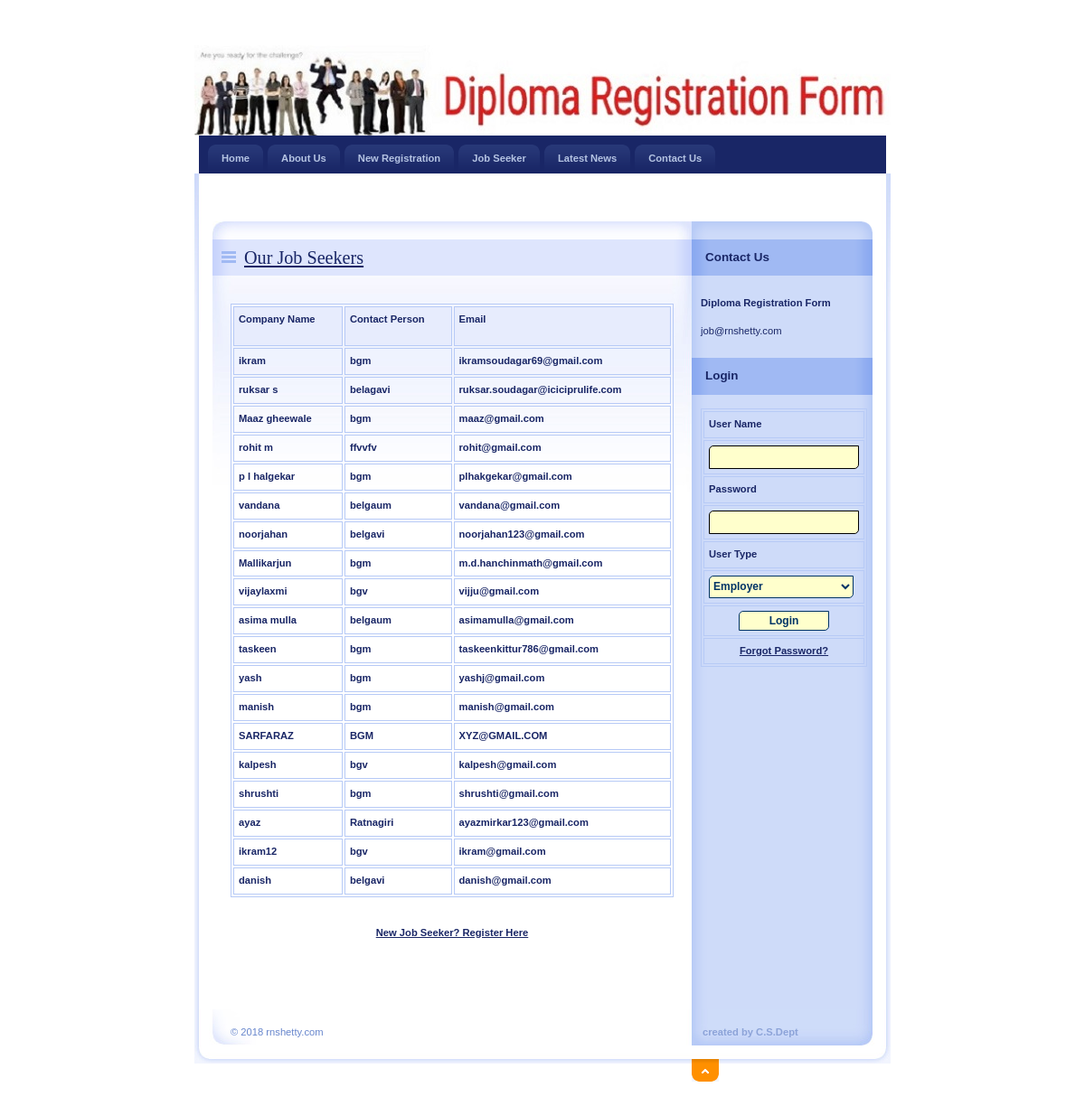
Screenshot of /JobSeeker.php with the database file from the repository.
### tables this page shows
CREATE TABLE IF NOT EXISTS `jobseeker_reg` (
  `JobSeekId` int(11) NOT NULL AUTO_INCREMENT,
  `JobSeekerName` varchar(20) NOT NULL,
  `Address` varchar(100) NOT NULL,
  `City` varchar(20) NOT NULL,
  `Email` varchar(40) NOT NULL,
  `Mobile` bigint(20) NOT NULL,
  `Qualification` varchar(20) NOT NULL,
  `Gender` varchar(10) NOT NULL,
  `BirthDate` date NOT NULL,
  `Resume` varchar(200) NOT NULL,
  `Status` varchar(10) NOT NULL,
  `UserName` varchar(20) NOT NULL,
  `Password` varchar(20) NOT NULL,
  `Question` varchar(100) NOT NULL,
  `Answer` varchar(50) NOT NULL,
  PRIMARY KEY (`JobSeekId`),
  KEY `JobSeekId` (`JobSeekId`)
);

### JobSeeker.php (the view, shortened to what this page needs)
<!DOCTYPE html PUBLIC "-//W3C//DTD XHTML 1.0 Strict//EN" "http://www.w3.org/TR/xhtml1/DTD/xhtml1-strict.dtd">
<html xmlns="http://www.w3.org/1999/xhtml" xml:lang="cs" lang="cs">
<head>
    <link rel="stylesheet" media="screen,projection" type="text/css" href="./css/main.css" />
    <link rel="stylesheet" media="print" type="text/css" href="./css/print.css" />
    <link rel="stylesheet" media="aural" type="text/css" href="./css/aural.css" />
</head>
<body id="www-url-cz">
<div id="main" class="box">
<?php
include "Header.php"
?>
<?php
include "menu.php"
?>
    <div id="page" class="box">
    <div id="page-in" class="box">
        <div id="strip" class="box noprint">
            <p id="breadcrumbs">&nbsp;</p>
        </div>
        <div id="content">
            <div class="article">
                <h2><span><a href="#">Our Job Seekers</a></span></h2>
                <p>
                <table width="100%" border="1" cellpadding="1" cellspacing="2" bordercolor="#006699" >
<tr>
<th height="32" bgcolor="#006699" class="style3"><div align="left" class="style9 style5 style2"><strong>Company Name</strong></div></th>
<th bgcolor="#006699" class="style3"><div align="left" class="style9 style5 style2"><strong>Contact Person</strong></div></th>
<th bgcolor="#006699" class="style3"><div align="left" class="style9 style5 style2"><strong>Email</strong></div></th>
</tr>
<?php
$con = mysql_connect("localhost","root");
$sql = "select * from JobSeeker_Reg where Status='Confirm'";
$result = mysql_query($sql,$con);
while($row = mysql_fetch_array($result))
{
$Name=$row['JobSeekerName'];
$City=$row['City'];
$Email=$row['Email'];
?>
<tr>
<td class="style3"><div align="left" class="style9 style5"><strong><?php echo $Name;?></strong></div></td>
<td class="style3"><div align="left" class="style9 style5"><strong><?php echo $City;?></strong></div></td>
<td class="style3"><div align="left" class="style9 style5"><strong><?php echo $Email;?></strong></div></td>
</tr>
<?php
}
?>
</table>
                </p>
                <div align="center"><a href="JobSeekerReg.php"><strong>New Job Seeker? Register Here</strong></a>                  </div>
                <p class="btn-more box noprint">&nbsp;</p>
          </div>
        </div>
<?php
include "right.php"
?>
    </div>
    </div>
<?php
include "footer.php"
?>
</div>
</body>
</html>

### css/main.css (style rules this page uses)
* { min-height:1px; }
body { border:0; margin:0; padding:0; background:#F2F5GH url("../design/bg.gif") 0 0 repeat-x; font:70%/160% "verdana",sans-serif; color:#192666; _text-align:center; }
a { color:#192666; }
p { border:0; margin:15px 0; padding:0; line-height:30px; }
div { display:block; border:0; margin:0; padding:0; }
h1, h2, h3, h4, h5 { border:0; margin:15px 0 10px 0; padding:0; font-weight:bold; }
h2 { font-size:180%; line-height:100%; font-family:"georgia",serif; font-weight:normal; }
table { display:table; margin:15px 0; padding:0; border:1px solid #B7CAF6; font-size:100%; }
tr { display:table-row; }
th, td { display: table-cell; border:1px solid #B7CAF6; margin:0; padding:5px; vertical-align:top; text-align:left; }
th { background:#E7ECFD; text-align:center; color:#192666; font-weight:bold; }
a, img, span { border:0; margin:0; padding:0; }
strong, .strong { font-weight:bold; }
.box { min-height:1px; _height:1px; }
.box:after { content:"."; display:block; line-height:0px; font-size:0px; visibility:hidden; clear:both; }
#main { width:770px; margin:50px auto 0 auto; _text-align:left; }
#page { width:770px; min-height:1px; background:#FFF url("../design/bg_page.gif") 0 0 repeat-y; _height:1px; }
#page-in { min-height:1px; padding:10px 0; background:url("../design/bg_page_in.jpg") 0 0 no-repeat; _height:1px; }
#strip { position:relative; clear:both; padding:3px 20px 10px 20px; color:#6182D1; }
#strip p { margin:0; }
#strip #breadcrumbs { width:520px; margin:0; padding:0; }
#content { float:left; width:530px; _width:550px; margin:0; padding:0 0 0 20px; }
#content .article { clear:both; margin:0; padding:20px; background:url("../design/content_article_bg.jpg") 0 0 no-repeat; }
#content .article h2 { margin:0 -20px; padding:10px; background:#DEE5FD url("../design/content_title_bg.gif") 0 0 repeat-y; color:#192666; }
#content .article h2 span { background:url("../design/ico_list.gif") 0 50% no-repeat; padding-left:25px; }
#content .article p { text-align:justify; }
#content .btn-more { margin:0 0 15px 0; padding:0; border:0; position:relative; }

### css/print.css (style rules this page uses)
body { border:0; margin:0; padding:0; font-size:12pt }
a { color:#000; text-decoration:none; }
h1, h2, h3 { page-break-after:avoid; page-break-inside:avoid; }
table { border-collapse: collapse; border-width:1px; border-style:solid; }
th, td { display:table-cell; border-width:1px; border-style:solid; }
.noprint { display:none; }

### css/aural.css (style rules this page uses)
body { voice-family:paul,male; volume:loud; speech-rate:slow; richness:90; stress:20; }
h1, h2, h3, h4, h5 { cue-before:url("ping.au"); }
p, table { pause:50ms; }
strong { pitch:medium; pitch-range:60; stress:90; richness:90; }

### JobSeeker.php (style rules this page uses)
.style2 { font-weight: bold }

### rows the page displays
jobseeker_reg: JobSeekerName "ikram", City "bgm", Email "ikramsoudagar69@gmail.com"
jobseeker_reg: JobSeekerName "ruksar s", City "belagavi", Email "ruksar.soudagar@iciciprulife.com"
jobseeker_reg: JobSeekerName "Maaz gheewale", City "bgm", Email "maaz@gmail.com"
jobseeker_reg: JobSeekerName "rohit m", City "ffvvfv", Email "rohit@gmail.com"
jobseeker_reg: JobSeekerName "p l halgekar", City "bgm", Email "plhakgekar@gmail.com"
jobseeker_reg: JobSeekerName "vandana", City "belgaum", Email "vandana@gmail.com"
jobseeker_reg: JobSeekerName "noorjahan", City "belgavi", Email "noorjahan123@gmail.com"
jobseeker_reg: JobSeekerName "Mallikarjun", City "bgm", Email "m.d.hanchinmath@gmail.com"
jobseeker_reg: JobSeekerName "vijaylaxmi", City "bgv", Email "vijju@gmail.com"
jobseeker_reg: JobSeekerName "asima mulla", City "belgaum", Email "asimamulla@gmail.com"
jobseeker_reg: JobSeekerName "taskeen", City "bgm", Email "taskeenkittur786@gmail.com"
jobseeker_reg: JobSeekerName "yash", City "bgm", Email "yashj@gmail.com"
jobseeker_reg: JobSeekerName "manish", City "bgm", Email "manish@gmail.com"
jobseeker_reg: JobSeekerName "SARFARAZ", City "BGM", Email "XYZ@GMAIL.COM"
jobseeker_reg: JobSeekerName "kalpesh", City "bgv", Email "kalpesh@gmail.com"
jobseeker_reg: JobSeekerName "shrushti", City "bgm", Email "shrushti@gmail.com"
jobseeker_reg: JobSeekerName "ayaz", City "Ratnagiri", Email "ayazmirkar123@gmail.com"
jobseeker_reg: JobSeekerName "ikram12", City "bgv", Email "ikram@gmail.com"
jobseeker_reg: JobSeekerName "danish", City "belgavi", Email "danish@gmail.com"
